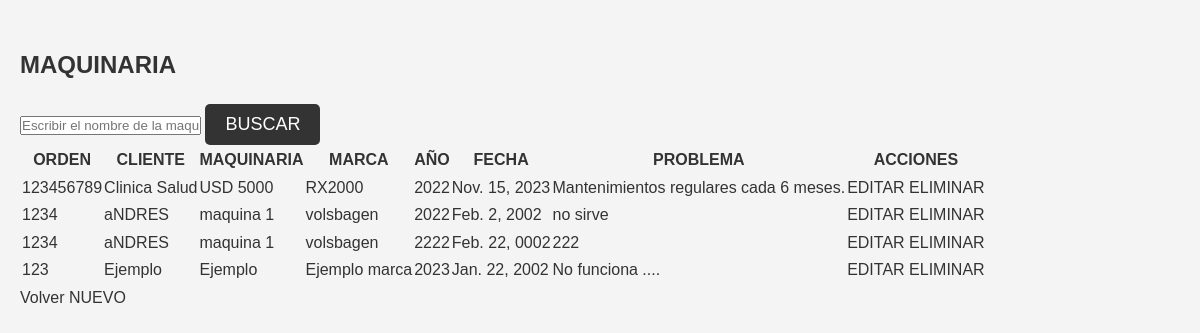
The page /index/maquinaria/ on the database as committed earlier.
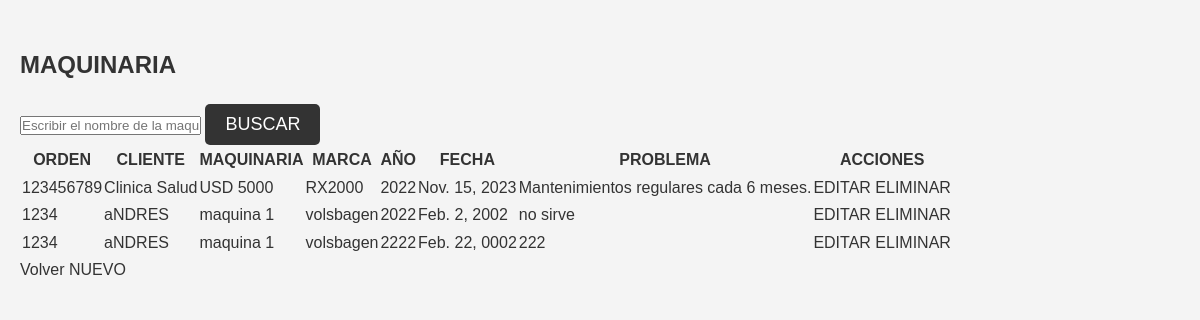
The same page on the database as committed later.
### myapp/models.py (models this page shows, shortened)
class Maquinaria(Model):
    orden = CharField(max_length=100)
    numero_serie = CharField(max_length=100) # agregar numero de serie > CharField(max_length=100)
    cliente = CharField(max_length=100)
    maquinaria =  CharField(max_length=100)  #ForeignKey(Cliente, on_delete=CASCADE)
    marca = CharField(max_length=100)  # Cliente > ForeignKey(Cliente, related_name='maquinarias', on_delete=CASCADE) 1 a 1 >
    año = PositiveIntegerField()
    fecha = DateField()
    problema = TextField(blank=True)

### myapp/views.py (the view)
# urls.py: path('index/maquinaria/', views.Machine_view.machine, name="maquinaria"),
    def machine(request):
        maquinas = Maquinaria.objects.all()
        return render(request ,"html/machine.html", {'maquinas': maquinas})

### myapp/templates/html/machine.html (shortened to what this page needs)
<!DOCTYPE html>
<html lang="en">
<head>
    {% load static %}
    <link rel="stylesheet" href="{% static 'css/style_machine.css'%}">
</head>
<body>
    <header>
        <div>
            <h2>MAQUINARIA</h2>
        </div>
    </header>
    <main>
        <div>
            <input type="text" placeholder="Escribir el nombre de la maquinaria">
            <button>BUSCAR</button>
        </div>
        <table>
            <thead>
                <tr>
                    <th>ORDEN</th>
                    <th>CLIENTE</th>
                    <th>MAQUINARIA</th>
                    <th>MARCA</th>
                    <th>AÑO</th>
                    <th>FECHA</th>
                    <th>PROBLEMA</th>
                    <th>ACCIONES</th>
                </tr>
            </thead>
            <tbody>
                {% for maquina in maquinas %}
                <tr>
                    <td>{{ maquina.orden }}</td>
                    <td>{{ maquina.cliente }}</td>
                    <td>{{ maquina.maquinaria }}</td>
                    <td>{{ maquina.marca }}</td>
                    <td>{{ maquina.año }}</td>
                    <td>{{ maquina.fecha }}</td>
                    <td>{{ maquina.problema }}</td>
                    <td>
                        <a href="#">EDITAR</a>
                        <a href="#">ELIMINAR</a>
                    </td>
                </tr>
                {% endfor %}
            </tbody>
        </table>
        <a href="{% url 'index'%}">Volver</a>
        <a href="{% url 'nueva_maquinaria'%}">NUEVO</a>
    </main>
</body>
</html>

### myapp/static/css/style_machine.css (style rules this page uses)
* { margin: 0; padding: 0; box-sizing: border-box; }
body { font-family: Arial, sans-serif; line-height: 1.6; padding: 20px; background-color: #f4f4f4; color: #333; }
h1, h2, h3, h4, h5, h6 { margin-bottom: 20px; }
a { color: #333; text-decoration: none; }
button { display: inline-block; padding: 10px 20px; font-size: 18px; cursor: pointer; border-radius: 5px; border: none; background-color: #333; color: white; }

Rows that differ between the two databases and show on the page:
removed Maquinaria: orden "123", cliente "Ejemplo", maquinaria "Ejemplo", marca "Ejemplo marca", año "2023", fecha "Jan. 22, 2002", problema "No funciona ...."
